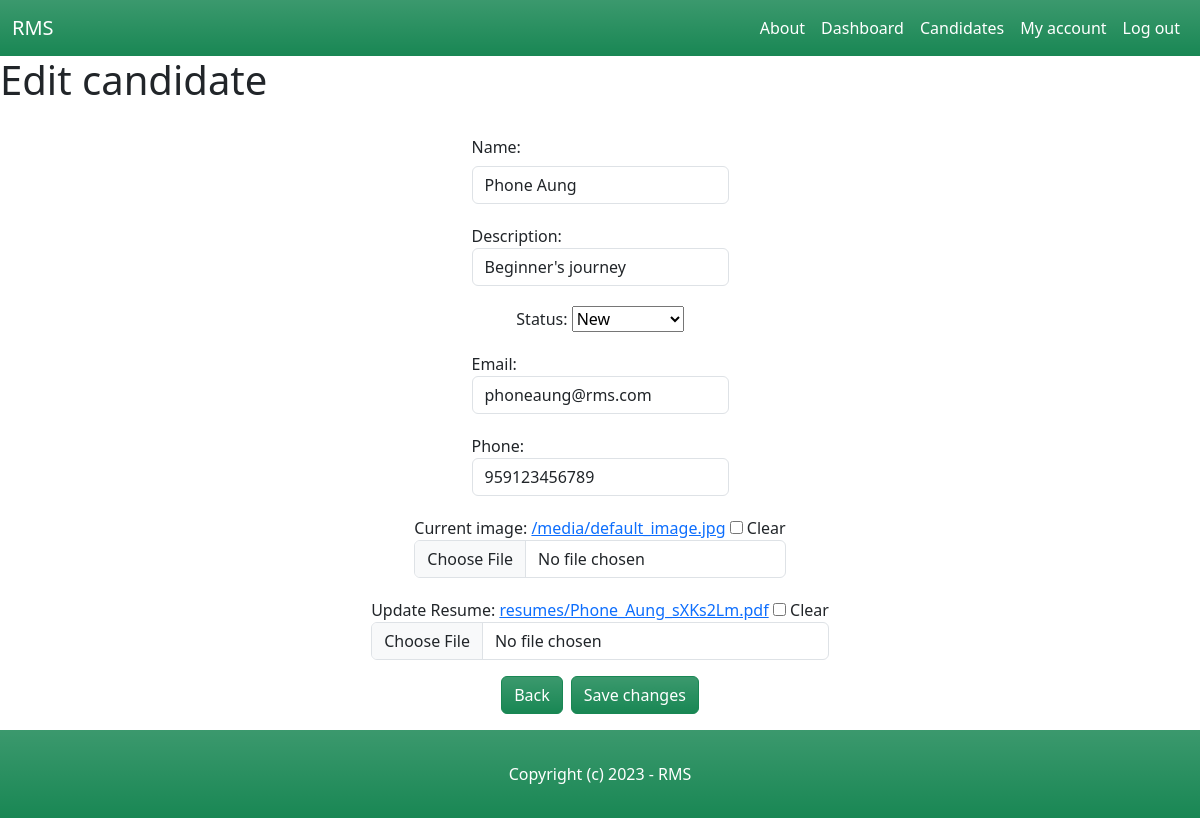
The app's page /dashboard/candidates/6/edit/ (signed in), older data.
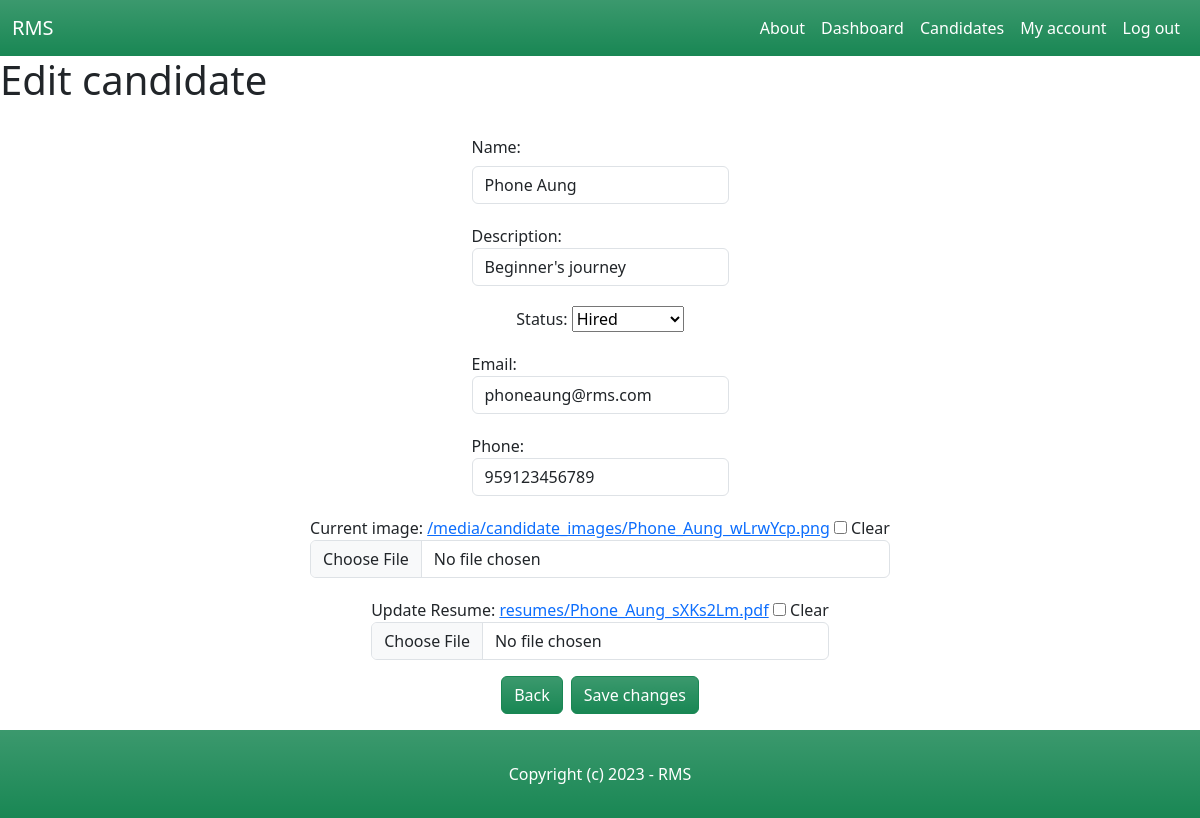
The same page, newer data.
### candidate/models.py (models this page shows, shortened)
class Candidate(models.Model):
    NEW = 'new'
    CONTACTED = 'contacted'
    INTERVIEWED = 'interviewed'
    HIRED = 'hired'
    REJECTED = 'rejected'
    CHOICES_STATUS = (
        (NEW, 'New'),
        (CONTACTED, 'Contacted'),
        (INTERVIEWED, 'Interviewed'),
        (HIRED, 'Hired'),
        (REJECTED, 'Rejected'),
    )
    name = models.CharField(max_length=255)
    description = models.TextField(blank=True, null=True)
    status = models.CharField(max_length=11, choices=CHOICES_STATUS, default=NEW)
    email = models.EmailField()
    phone = models.PositiveIntegerField()
    image = models.ImageField(upload_to='candidate_images', default='default_image.jpg', blank=True, null=True)
    resume = models.FileField(upload_to='resumes/', blank=True, null=True)
    is_active = models.BooleanField(default=True)
    created_by = models.ForeignKey(User, related_name='candidates', on_delete=models.CASCADE)
    created_at = models.DateTimeField(auto_now_add=True)
    modified_at = models.DateTimeField(auto_now=True)
    last_modified_by = models.ForeignKey(User, related_name='candidate', blank=True, null=True, on_delete=models.CASCADE)

### candidate/views.py (the view)
# urls.py: path('<int:pk>/edit/', views.edit_candidate, name='edit_candidate'),
@login_required
def edit_candidate(request, pk):
    candidate = get_object_or_404(Candidate, pk=pk)
    if request.method == 'POST':
        form = AddCandidateForm(request.POST, request.FILES, instance=candidate)
        if form.is_valid():
            if 'image-clear' in request.POST:
                candidate.image.delete(save=False)
                candidate.image = None
            instance = form.save(commit=False)
            if not instance.image:
                instance.image = 'default_image.jpg'
            instance.save()
            if 'resume-clear' in request.POST:
                candidate.resume.delete(save=False)
                candidate.resume = None
            candidate.last_modified_by = request.user
            form.save()
            messages.success(request, 'The changes were saved!')
            return redirect('candidates_list')
    else:
        form = AddCandidateForm(instance=candidate)
    return render(request, 'candidate/edit_candidate.html', {
        'form': form,
        'candidate': candidate,
    })

### candidate/forms.py
class AddCandidateForm(forms.ModelForm):
    class Meta:
        model = Candidate
        fields = ('name', 'description', 'status', 'email', 'phone', 'image', 'resume',)
        widgets = {
            'image': forms.ClearableFileInput(attrs={'multiple': False}),
            'resume': forms.ClearableFileInput(attrs={'multiple': False}),
            'status': forms.Select(attrs={'class': 'form-control'}),
        }

### candidate/templates/candidate/edit_candidate.html (shortened to what this page needs)
{% extends 'core/base.html' %}
{% block content %}
    <h1 class="">Edit candidate</h1>
    <form method="post" action="." enctype="multipart/form-data">
        <div class="row g-3 my-1 align-items-center justify-content-center">
            <div class="col-auto">
                <label class="col-form-label" for="id_name">Name:</label>
                <input type="text" class="form-control" name="name" value="{{ candidate.name }}" maxlength="255" autofocus required id="id_name">
            </div>
        </div>
        <div class="row g-3 my-1 align-items-center justify-content-center">
            <div class="col-auto">
                <label for="id_description">Description:</label>
                <input type="text" class="form-control" name="description" value="{{ candidate.description }}" cols="40" rows="10" id="id_description"></input>
            </div>
        </div>
        <div class="row g-3 my-1 align-items-center justify-content-center">
            <div class="col-auto">
                <label for="id_status">Status:</label>
                <select name="status" id="id_status" required>
                    <option value="new" {% if candidate.status == 'new' %}selected{% endif %}>New</option>
                    <option value="hired" {% if candidate.status == 'hired' %}selected{% endif %}>Hired</option>
                </select>
            </div>
        </div>
        <div class="row g-3 my-1 align-items-center justify-content-center">
            <div class="col-auto">
                <label for="id_email">Email:</label>
                <input type="email" class="form-control" name="email" value="{{ candidate.email }}" maxlength="254" required id="id_email">
            </div>
        </div>
        <div class="row g-3 my-1 align-items-center justify-content-center">
            <div class="col-auto">
                <label for="id_phone">Phone:</label>
                <input type="tel" class="form-control" name="phone" value="{{ candidate.phone }}" required id="id_phone">
            </div>
        </div>
        <div class="row g-3 my-1 align-items-center justify-content-center">
            <div class="col-auto">
                <label for="id_image">Current image:</label>
                <a href="{{ candidate.image.url }}">{{ candidate.image.url }}</a>
                <input type="checkbox" name="image-clear" id="image-clear_id">
                <label for="image-clear_id">Clear</label>
                <input type="file" class="form-control" name="image" accept="image/*" id="id_image">
            </div>
        </div>
        <div class="row g-3 my-1 align-items-center justify-content-center">
            <div class="col-auto">
                <label for="id_resume">Update Resume:</label>
                <a href="{{ candidate.resume }}">{{ candidate.resume }}</a>
                <input type="checkbox" name="resume-clear" id="resume-clear_id">
                <label for="resume-clear_id">Clear</label>
                <input type="file" class="form-control" name="resume" id="id_resume">
            </div>
        </div>
        <div class="d-grid my-3 gap-2 d-md-flex justify-content-center">
            <button type="submit" class="btn btn-success bg-gradient"><a class="nav-link text-white" href="{% url 'candidate_details' candidate.id %}">Back</a></button>
            <button type="submit" class="btn btn-success bg-gradient">Save changes</button>
        </div>
    </form>
{% endblock %}

Row changes from the older to the newer data that the page shows:
changed Candidate "resumes/Phone_Aung_sXKs2Lm.pdf": status "New" → "Hired"; image "/media/default_image.jpg" → "/media/candidate_images/Phone_Aung_wLrwYcp.png"
